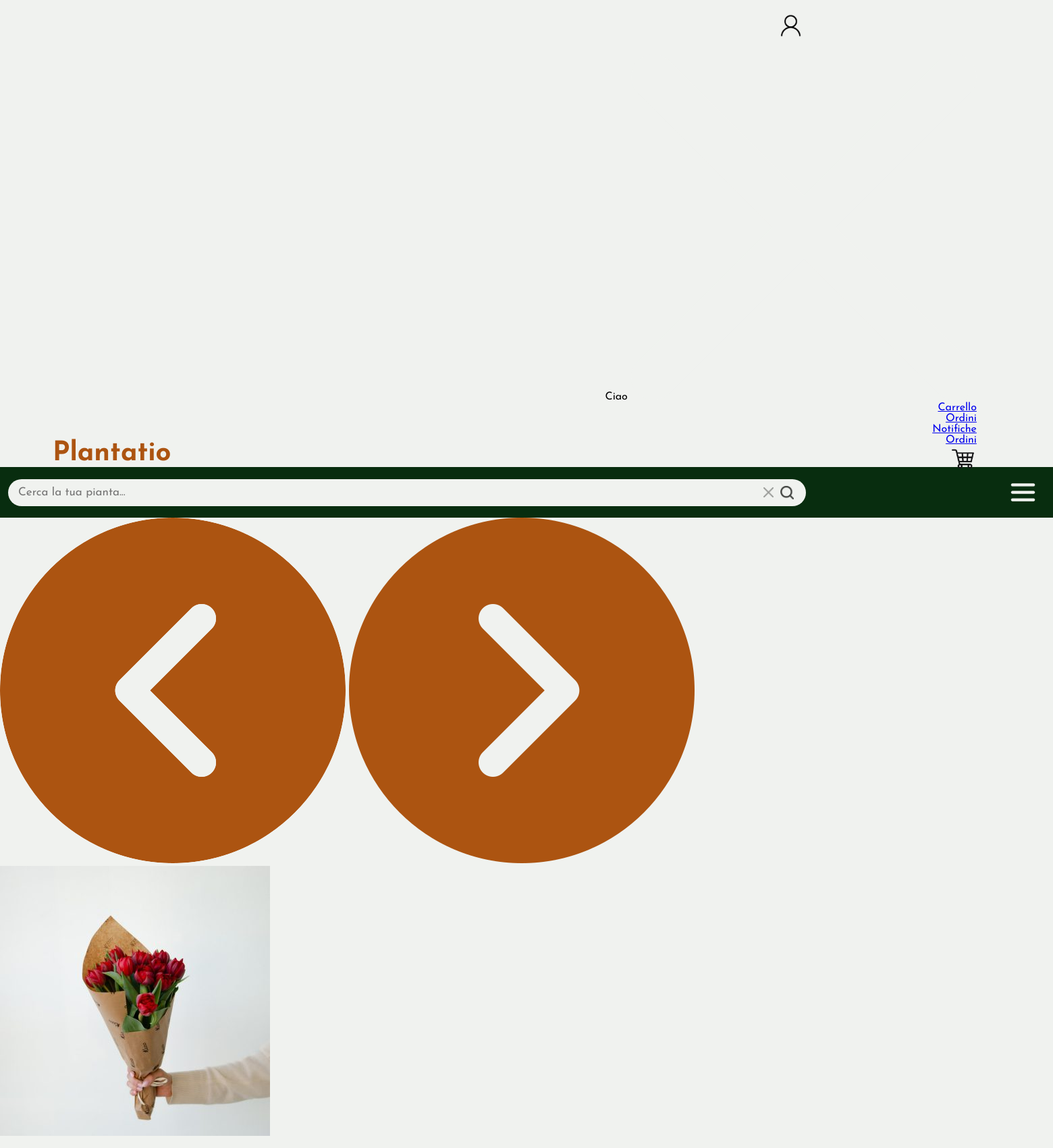
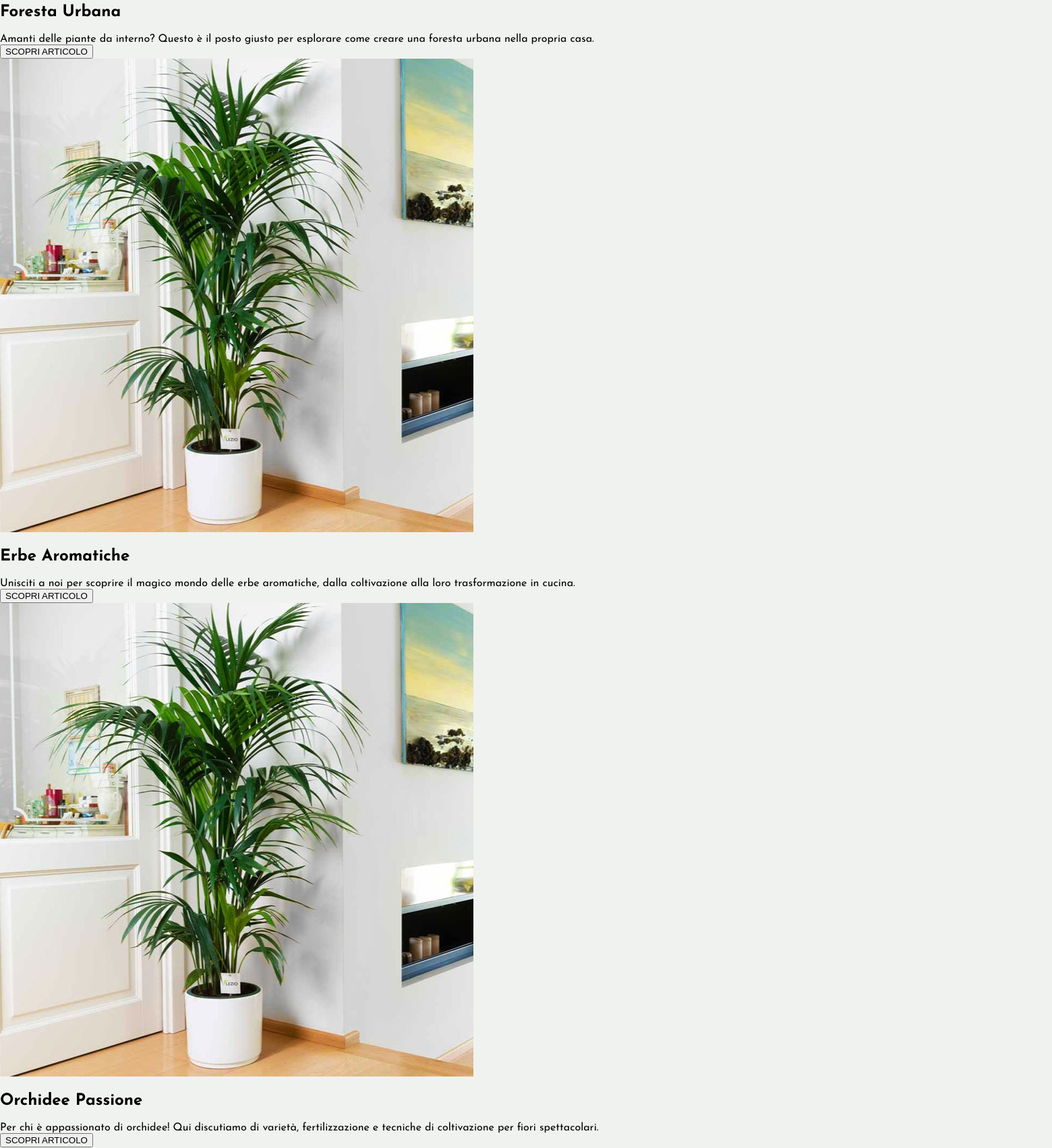
The page / (upper part) on the database its author committed (2 pictures, top to bottom).
### tables this page shows
CREATE TABLE Gruppi (
    nomeGruppo VARCHAR(50) PRIMARY KEY,
    descrizioneGruppo TEXT
);

### index.php (called while the page is built)
<?php
require_once 'bootstrap.php';
$templateParams["titolo"] = "Plantatio";
$templateParams["js"] = array("js/index.js", "js/nav.js");
$templateParams["randomArticles"] = $dbh->getArticles(3);
$templateParams["mainContent"] = "main-index.php";
$templateParams["randomCategories"] = $dbh->getRandomCategories(5);
$templateParams["searchResults"]= $dbh->getBestProducts(4);
require 'template/base.php';
?>

### utils/functions.php (called while the page is built, shortened)
<?php
    function isUserLoggedIn() {
        return !empty($_SESSION['email']);
    }
?>

### database/database.php (called while the page is built, shortened)
<?php
class DatabaseHelper
{
    private $db;
    public function __construct($servername, $username, $password, $dbname, $port)
    {
        $this->db = new mysqli($servername, $username, $password, $dbname, $port);
    }
    public function getSubCategoriesFromCategory($nomeCategoria)
    {
        $stmt = $this->db->prepare("SELECT nome_sottocategoria FROM SottoCategorie WHERE id_categoria = ?");
        $stmt->bind_param('s', $nomeCategoria);
        $stmt->execute();
        $result = $stmt->get_result();
        return $result->fetch_all(MYSQLI_ASSOC);
    }
    public function getCategories()
    {
        $stmt = $this->db->prepare("SELECT nome_categoria FROM Categorie");
        $stmt->execute();
        $result = $stmt->get_result();
        $categories = $result->fetch_all(MYSQLI_ASSOC);
        foreach ($categories as &$category) {
            $category["sottocategorie"] = array();
            $category["sottocategorie"] = $this->getSubCategoriesFromCategory($category["nome_categoria"]);
        }
        return $categories;
    }
    public function getRandomCategories($n)
    {
        $stmt = $this->db->prepare("SELECT * FROM Categorie ORDER BY RAND() LIMIT ? ");
        $stmt->bind_param('i', $n);
        $stmt->execute();
        $result = $stmt->get_result();
        return $result->fetch_all(MYSQLI_ASSOC);
    }
    public function getArticles($n)
    {
        $stmt = $this->db->prepare("SELECT * FROM Gruppi ORDER BY RAND() LIMIT ?");
        $stmt->bind_param('i', $n);
        $stmt->execute();
        $result = $stmt->get_result();
        return $result->fetch_all(MYSQLI_ASSOC);
    }
    public function getBestProducts($n)
    {
        $stmt = $this->db->prepare("SELECT * FROM prodotti ORDER BY voto LIMIT ?");
        $stmt->bind_param('i', $n);
        $stmt->execute();
        $result = $stmt->get_result();
        return $result->fetch_all(MYSQLI_ASSOC);
    }
}

### bootstrap.php (called while the page is built, shortened)
<?php
require_once("utils/functions.php");
require_once("database/database.php");
$dbh = new DatabaseHelper("localhost", "root", "", "plantatio", 3306);
$templateParams["categorie"] = $dbh->getCategories();
?>

### template/main-index.php (the view, shortened to what this page needs)
<main>
    <section class="main-articles">
        <img src="./upload/left-arrow-icon.png" class="left-arrow-icon arrow-icon" onclick="focusLeftArticle()"  alt="Arrow pointing left"/>
        <img src="./upload/right-arrow-icon.png" class="right-arrow-icon arrow-icon" onclick="focusRightArticle()" alt="Arrow pointing right"/>
        <ul>
            <li class="hidden left">
                <article>
                    <img src="upload/pianta1.jpg" alt="Immagine dell'articolo"/>
                    <section class ="article-body">
                        <h2><?php echo $templateParams["randomArticles"][0]["nomeGruppo"]?></h2>
                        <p><?php echo $templateParams["randomArticles"][0]["descrizioneGruppo"]?></p>
                        <section class="button-sec">
                        <input type="button" value="SCOPRI ARTICOLO"></input>
                        </section class="button-sec">
                    </section>
                </article>
            </li><li class="focused-article">
                <article>
                    <img src="upload/pianta.jpg" alt="Immagine dell'articolo"/>
                    <section class ="article-body">
                        <h2><?php echo $templateParams["randomArticles"][1]["nomeGruppo"]?></h2>
                        <p><?php echo $templateParams["randomArticles"][1]["descrizioneGruppo"]?></p><section class="button-sec">
                        <input type="button" value="SCOPRI ARTICOLO"></input>
                        </section class="button-sec">
                    </section>
                </article>
            </li><li class="hidden right">
                <article>
                    <img src="upload/pianta.jpg" alt="Immagine dell'articolo"/>
                    <section class ="article-body">
                        <h2><?php echo $templateParams["randomArticles"][2]["nomeGruppo"]?></h2>
                        <p><?php echo $templateParams["randomArticles"][2]["descrizioneGruppo"]?></p>
                        <section class="button-sec">
                        <input type="button" value="SCOPRI ARTICOLO"></input>
                        </section class="button-sec">
                    </section>
                </article>
            </li>
        </ul>
    </section>

### template/base.php (shortened to what this page needs)
<!DOCTYPE html>
<html lang="it">
<head>
    <link rel="stylesheet" href="https://cdnjs.cloudflare.com/ajax/libs/font-awesome/4.7.0/css/font-awesome.min.css">
        <link rel="stylesheet" type="text/css" href="./css/style.css" />
</head>
<body>
    <header>
        <a href="./index.php"><h1>Plantatio</h1>
        </a><ul>
            <li class="user_icon">
                <a href="#" onclick="open_submenu()"><img class="user_icon" src=".\img\User-Icon.png" alt="user-icon"/><img
                </a>
                <?php if(!isUserLoggedIn()): ?>
                <ul id="submenu_user">
                    <li><span>Ciao </span><img onclick="close_submenu()" src="./upload/close-menu-icon.png" alt="close-button"/></li>
                    <li><a href="<?php echo '../cart.php' ?>">Carrello</a></li>
                    <li><a href="<?php echo '../order.php' ?>">Ordini</a></li>
                    <li><a href="<?php echo '../notification.php' ?>">Notifiche</a></li>
                    <li><a href="<?php echo '../utils/api-logout.php' ?>">Ordini</a></li>
                </ul>
                <?php endif; ?>
            </li>
            <li>
                <a href="<?php if(isUserLoggedIn()){echo '#';} else{ echo './login.php';} ?>"><img src=".\img\Cart-Icon.png" alt="cart-icon" /></a>
            </li>
        </ul>
    </header>
    <nav class="main-nav closed-nav">
        <form action="search.php" method="GET">
            <section class="search-text">
                <input type="text" id="fastSearch" name="fastSearch" placeholder="Cerca la tua pianta..." oninput="showSuggestions()" value="<?php if(isset($templateParams["searchedWord"])){echo($templateParams["searchedWord"]);}?>"/>
            </section>
            <img class="searchbar-icon cancel-button" src="upload/cancel-icon.png" alt="Reset search button"
                onclick="resetText('fastsearch')" />
            <input class="searchbar-icon search-button" type="image" src="upload/search-icon.png" alt="Submit search">
        </form>
        <button class="menu-icon" onclick="mobileToggleMenu()" type="button">
            <img class="open-icon" src="upload/menu-icon.png" alt="Menu icon">
        </button>
    </nav>
    <?php
    if (isset($templateParams["mainContent"])) {
        require($templateParams["mainContent"]);
    }
    ?>
</body>
</html>

### css/style.css (style rules this page uses)
body, nav, header, ul, li, a, h1,input[type="text"], form, h3, p { padding: 0%; margin: 0%; font-family: 'Josefin Sans', sans-serif; }
input[type="button"], button, input[type="reset"], input[type="checkbox"], .searchbar-icon, input[type="range"], input[type="submit"] { cursor: pointer; }
ul { list-style: none; }
body { background-color: #F0F2EF; }
nav { background-color: #082D0F; height: 75px; display: flex; align-items: center; padding-left: 12px; padding-right: 12px; }
.search-text { width: 95%; }
.searchbar-icon { padding-left: 10px; }
.search-button { width: 20px; height: 20px; float: right; }
.cancel-button { width: 15px; height: 15px; opacity: 0.5; }
.search-text input[type="text"] { font-size: 17px; background-color: #F0F2EF; border: none; width: 100%; }
nav form { background-color: #F0F2EF; width: 75%; height: 40px; border-radius: 20px; padding-left: 15px; padding-right: 15px; display: flex; align-items: center; }
nav.main-nav button.menu-icon { border: none; width: 65px; margin-left: auto; background-color: #082D0F; cursor: pointer; display: flex; align-items: center; justify-content: center; }
nav button.menu-icon img { width: 100%; height: 100%; object-fit: cover; }
body>header { margin: 20px 5% 0px; }
body > header > a { display: inline-block; width: 30%; text-decoration: none; }
body > header > a > h1 { color: #AC5411; font-weight: bold; font-size: 40px; }
body>header>ul { display: inline-block; width: 50%; text-align: right; vertical-align: bottom; list-style: none; padding: 0px 0% 0px 20%; }
body>header>ul>li>a>img { width: 40px; }
body>header>h1, body>header>ul { vertical-align: bottom; }
body>header>ul>li { position: relative; float: right; padding: 0 5%; }
body>header>ul>li.user_icon { display: grid; grid-template-columns: 1fr; grid-template-rows: 1fr; place-items: center; text-decoration: none; }
body > header > ul > li > a { display: grid; grid-template-columns: 1fr; grid-template-rows: 1fr; place-items: center; text-decoration: none; }
body>header>ul>li.user_icon>a>img { grid-area: 1/1; bottom: 4px; position: relative; }
body>header>ul>li:nth-child(2)>a>img { position: relative; top: 4px; }

### rows shown on the page
gruppi: nomeGruppo "Foresta Urbana", descrizioneGruppo "Amanti delle piante da interno? Questo è il posto giusto per esplorare come creare una foresta urbana nella propria casa."
gruppi: nomeGruppo "Erbe Aromatiche", descrizioneGruppo "Unisciti a noi per scoprire il magico mondo delle erbe aromatiche, dalla coltivazione alla loro trasformazione in cucina."
gruppi: nomeGruppo "Orchidee Passione", descrizioneGruppo "Per chi è appassionato di orchidee! Qui discutiamo di varietà, fertilizzazione e tecniche di coltivazione per fiori spettacolari."
